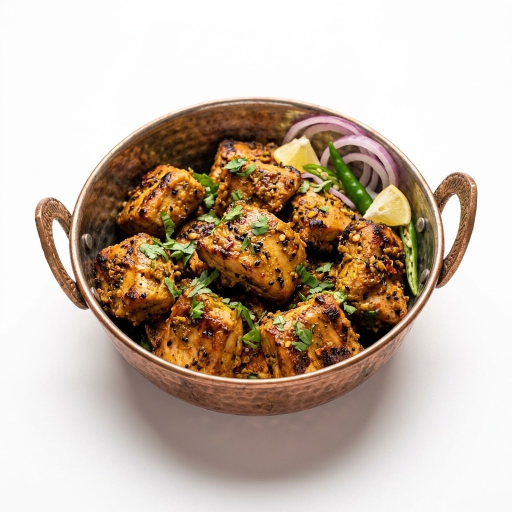
#> input picture images/achari_boti.jpg, 1024 x 1024 px (shown at 1/2 size)
$ python -i curate_all_white_studio.py   (imports and definitions only)
#> lines starting #> are read from the running program, lines starting #| are printed output that depends on the picture
import os
import urllib.request
import numpy as np
from PIL import Image, ImageOps, ImageDraw, ImageFilter

IMAGES_DIR = r"d:\ai\yumwok\images"
TMP_DIR = r"d:\ai\yumwok\images\tmp"
# [1 line not run here, left out]

# Curated dish source map targeting authentic Asian recipes with bright white backgrounds
DISH_SOURCES = {
    # --- SOUPS ---
    "hot_sour_soup": "https://images.unsplash.com/photo-1547592166-23ac45744acd?auto=format&fit=crop&w=800&q=85",
    "chicken_corn_soup": "https://images.unsplash.com/photo-1547592180-85f173990554?auto=format&fit=crop&w=800&q=85",
    "szechuan_soup": "https://images.unsplash.com/photo-1617093727343-374698b1b08d?auto=format&fit=crop&w=800&q=85",

    # --- APPETIZERS ---
    "chicken_tempura": "https://images.unsplash.com/photo-1626645738196-c2a7c87a8f58?auto=format&fit=crop&w=800&q=85",
    "honey_glazed_wings": "https://images.unsplash.com/photo-1567620832903-9fc6debc209f?auto=format&fit=crop&w=800&q=85",
    "tempura_prawns": "https://images.unsplash.com/photo-1559847844-5315695dadae?auto=format&fit=crop&w=800&q=85",
    "chicken_momos": "https://images.unsplash.com/photo-1496116218417-1a781b1c416c?auto=format&fit=crop&w=800&q=85",
    "chicken_drum_stick": "https://images.unsplash.com/photo-1626645738196-c2a7c87a8f58?auto=format&fit=crop&w=800&q=85",

    # --- NOODLES ---
    "chicken_chowmein": "https://images.unsplash.com/photo-1569718212165-3a8278d5f624?auto=format&fit=crop&w=800&q=85",
    "vegetable_chowmein": "https://images.unsplash.com/photo-1612927601601-6638404737ce?auto=format&fit=crop&w=800&q=85",
    "stir_fried_chicken_chilli_noodles": "https://images.unsplash.com/photo-1552611052-33e04de081de?auto=format&fit=crop&w=800&q=85",

    # --- RICE ---
    "egg_fried_rice": "https://images.unsplash.com/photo-1512058564366-18510be2db19?auto=format&fit=crop&w=800&q=85",
    "vegetable_fried_rice": "https://images.unsplash.com/photo-1512058564366-18510be2db19?auto=format&fit=crop&w=800&q=85",
    "masala_rice": "https://images.unsplash.com/photo-1596797038530-2c107229654b?auto=format&fit=crop&w=800&q=85",

    # --- MAIN COURSES ---
    "kung_pao": "https://images.unsplash.com/photo-1525755662778-989d0524087e?auto=format&fit=crop&w=800&q=85",
    "szechuan": "https://images.unsplash.com/photo-1569718212165-3a8278d5f624?auto=format&fit=crop&w=800&q=85",
    "chilli_dry": "https://images.unsplash.com/photo-1599488615731-7e5c2823ff28?auto=format&fit=crop&w=800&q=85",
    "black_pepper": "https://images.unsplash.com/photo-1544025162-d76694265947?auto=format&fit=crop&w=800&q=85",
    "mongolian": "https://images.unsplash.com/photo-1504674900247-0877df9cc836?auto=format&fit=crop&w=800&q=85",
    "manchurian": "https://images.unsplash.com/photo-1626777552726-4a6b54c97e46?auto=format&fit=crop&w=800&q=85",
    "sweet_sour": "https://images.unsplash.com/photo-1544025162-d76694265947?auto=format&fit=crop&w=800&q=85",
    "cashew_nut": "https://images.unsplash.com/photo-1569058242253-92a9c755a0ec?auto=format&fit=crop&w=800&q=85",
    "oyster_sauce": "https://images.unsplash.com/photo-1540420773420-3366772f4999?auto=format&fit=crop&w=800&q=85",
    "bankok_chilli": "https://images.unsplash.com/photo-1569058242253-92a9c755a0ec?auto=format&fit=crop&w=800&q=85",
    "crispy_sesame_beef": "https://images.unsplash.com/photo-1504674900247-0877df9cc836?auto=format&fit=crop&w=800&q=85"
}

HEADERS = {
    "User-Agent": "Mozilla/5.0 (Windows NT 10.0; Win64; x64) AppleWebKit/537.36 (KHTML, like Gecko) Chrome/120.0.0.0 Safari/537.36"
}

def create_studio_white_card(food_img_path, output_path, canvas_size=(1024, 1024)):
    """
    Creates a luxury modern white studio product photo:
    - Pure white studio canvas (255, 255, 255)
    - Realistic soft circular / curved porcelain bowl isolation
    - Soft natural contact drop shadow
    - Clean crisp aesthetic identical to Michelin-star studio catalog
    """
#> called with food_img_path = 'images/achari_boti.jpg', output_path = 'out.png', canvas_size = (1024, 1024)
    canvas = Image.new("RGB", canvas_size, (255, 255, 255))
#> canvas: PIL image 1024x1024 RGB; every value is 255

    with Image.open(food_img_path) as raw_img:
#> raw_img is the input picture: PIL image 1024x1024 RGB; mean R, G, B 197.5, 181.1, 165.9
        raw_img = raw_img.convert("RGBA")
#> raw_img: PIL image 1024x1024 RGBA

        # Fit food image to porcelain inner circle
        dish_size = 780
        food_square = ImageOps.fit(raw_img, (dish_size, dish_size), Image.Resampling.LANCZOS)
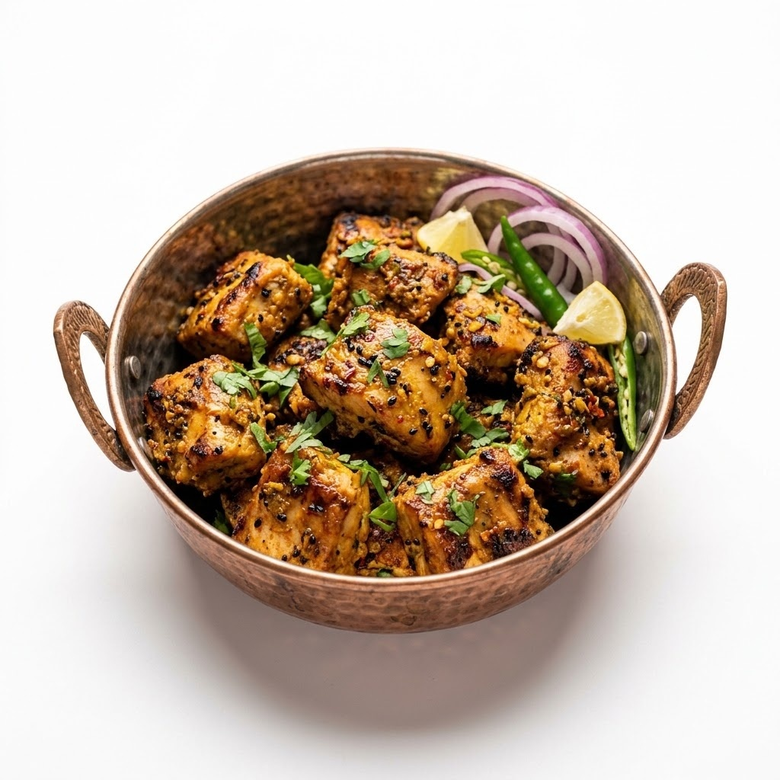
#> food_square: PIL image 780x780 RGBA; mean R, G, B, A 197.5, 181.2, 165.9, 255

        # Create round/porcelain bowl mask
        mask = Image.new("L", (dish_size, dish_size), 0)
#> mask: PIL image 780x780 L; every value is 0
        draw = ImageDraw.Draw(mask)
        draw.ellipse((10, 10, dish_size - 10, dish_size - 10), fill=255)
        # Smooth mask edge
        mask = mask.filter(ImageFilter.GaussianBlur(3))
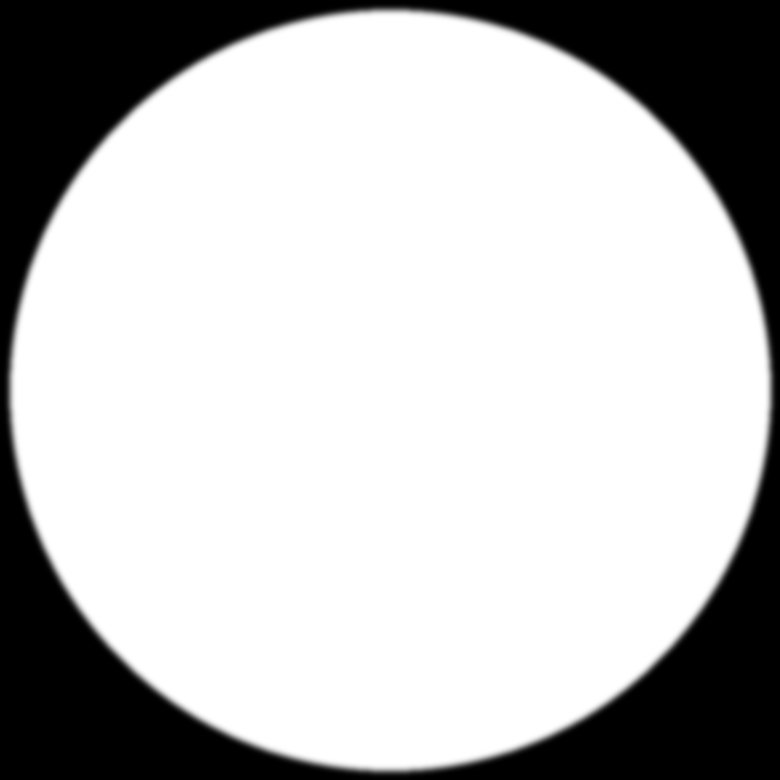
#> mask: PIL image 780x780 L; min 0, max 255, mean 190.6

        # Porcelain Rim
        rim_size = dish_size + 30
        rim = Image.new("RGBA", (rim_size, rim_size), (0, 0, 0, 0))
#> rim: PIL image 810x810 RGBA; every value is 0
        rim_draw = ImageDraw.Draw(rim)
        rim_draw.ellipse((0, 0, rim_size, rim_size), fill=(248, 250, 252, 255), outline=(226, 232, 240, 255), width=3)

        # Soft studio contact shadow underneath
        shadow_margin = 60
        shadow = Image.new("RGBA", (rim_size + shadow_margin*2, rim_size + shadow_margin*2), (0, 0, 0, 0))
#> shadow: PIL image 930x930 RGBA; every value is 0
        shadow_draw = ImageDraw.Draw(shadow)
        shadow_draw.ellipse((shadow_margin - 10, shadow_margin + 25, rim_size + shadow_margin + 10, rim_size + shadow_margin + 35), fill=(0, 0, 0, 42))
        shadow = shadow.filter(ImageFilter.GaussianBlur(28))
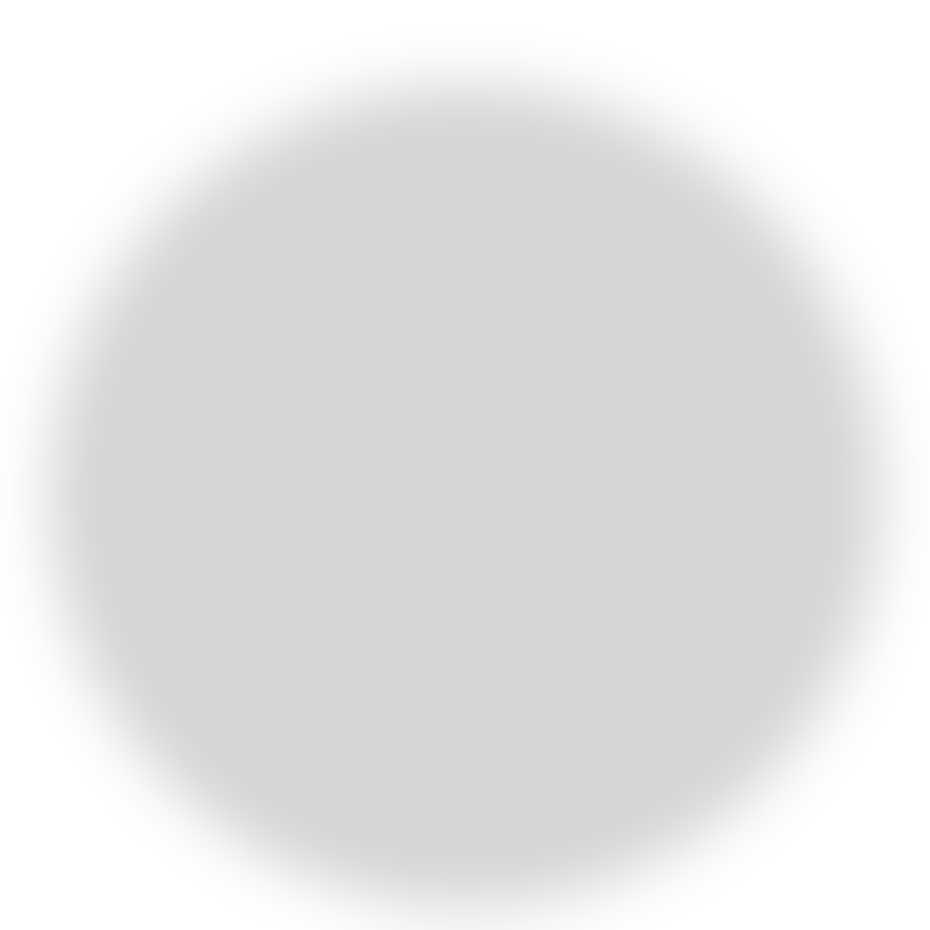
#> shadow: PIL image 930x930 RGBA; mean R, G, B, A 0, 0, 0, 26; transparent parts drawn white

        # Position centered on canvas
        cx = (canvas_size[0] - rim_size) // 2
        cy = (canvas_size[1] - rim_size) // 2

        # Paste shadow
        canvas_rgba = canvas.convert("RGBA")
#> canvas_rgba: PIL image 1024x1024 RGBA; every value is 255
        canvas_rgba.paste(shadow, (cx - shadow_margin, cy - shadow_margin), shadow)
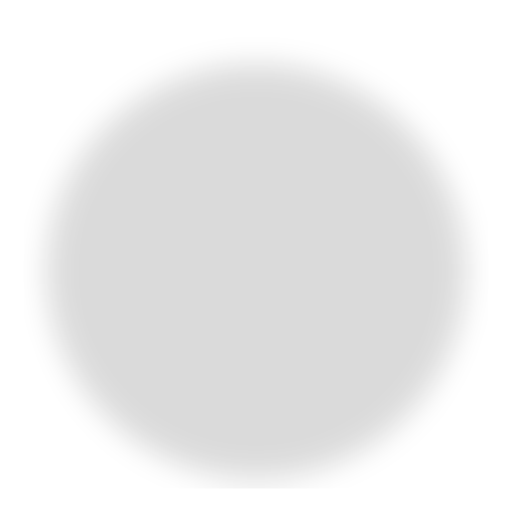
#> canvas_rgba: PIL image 1024x1024 RGBA (shown at 1/2 size); mean R, G, B, A 233.6, 233.6, 233.6, 236.9; transparent parts drawn white

        # Paste porcelain rim
        canvas_rgba.paste(rim, (cx, cy), rim)
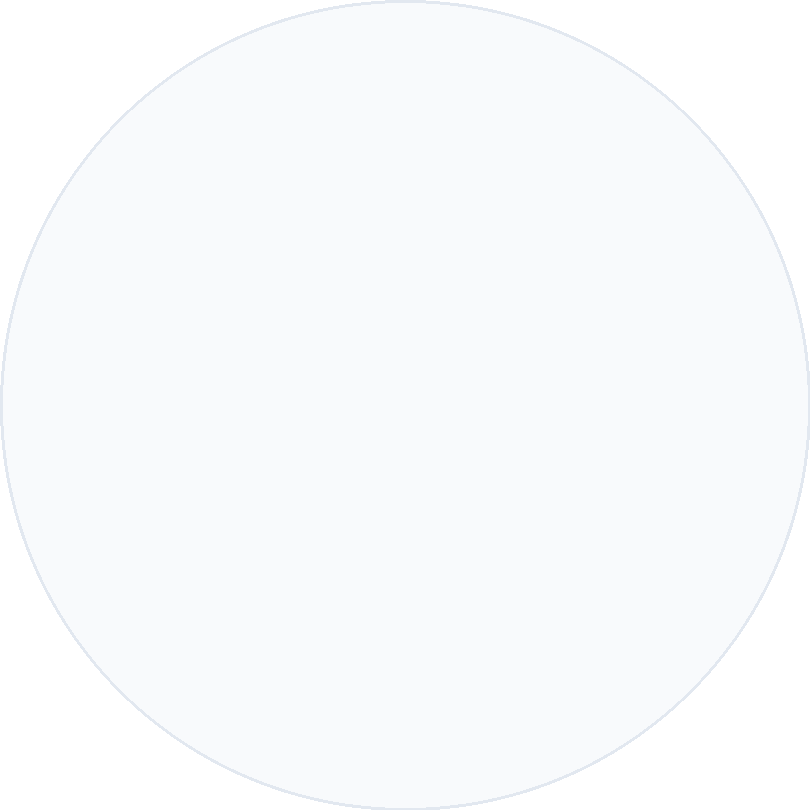
#> rim: PIL image 810x810 RGBA; mean R, G, B, A 194.9, 196.6, 198.2, 200.7; transparent parts drawn white
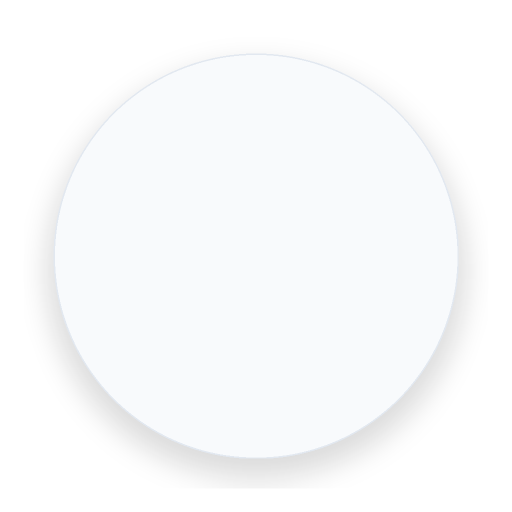
#> canvas_rgba: PIL image 1024x1024 RGBA (shown at 1/2 size); mean R, G, B, A 249.5, 250.6, 251.6, 253.3; transparent parts drawn white

        # Paste masked food dish
        food_offset = (rim_size - dish_size) // 2
        canvas_rgba.paste(food_square, (cx + food_offset, cy + food_offset), mask)
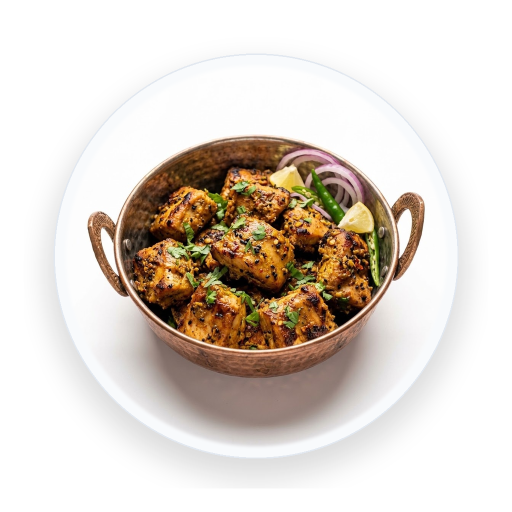
#> canvas_rgba: PIL image 1024x1024 RGBA (shown at 1/2 size); mean R, G, B, A 220, 210.7, 202, 253.3; transparent parts drawn white

        # Final output
        final_img = canvas_rgba.convert("RGB")
        final_img.save(output_path, "JPEG", quality=95, optimize=True)

# [19 lines not run here, left out]

>>> result = create_studio_white_card('images/achari_boti.jpg', 'out.png')

$ run again, on images/achari_naan.jpg
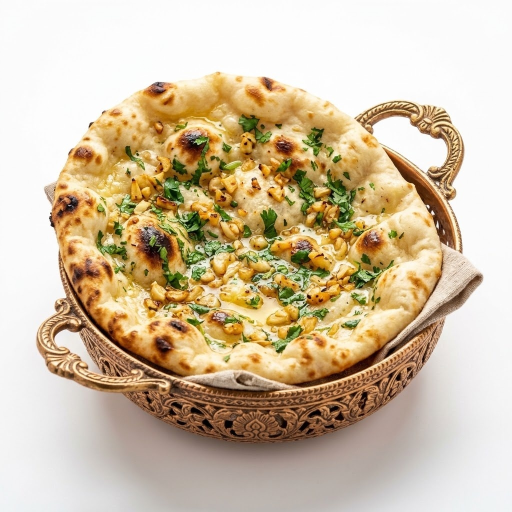
#> input picture images/achari_naan.jpg, 1024 x 1024 px (shown at 1/2 size)
#> canvas: PIL image 1024x1024 RGB; every value is 255
#> in create_studio_white_card, raw_img is the input picture: PIL image 1024x1024 RGB; mean R, G, B 208.4, 190.4, 162.4
#> raw_img: PIL image 1024x1024 RGBA
#> in create_studio_white_card, `food_square = ImageOps.fit(raw_img, (dish_size, dish_size), Image.Resa..`:
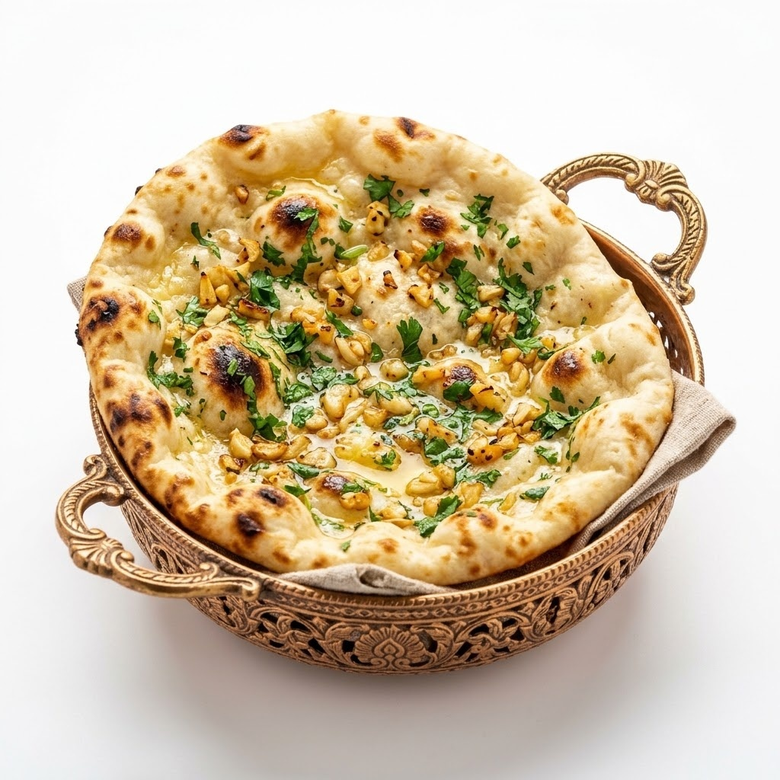
#> food_square: PIL image 780x780 RGBA; mean R, G, B, A 208.3, 190.4, 162.5, 255
#> in create_studio_white_card, `canvas_rgba.paste(food_square, (cx + food_offset, cy + food_offset), m..`:
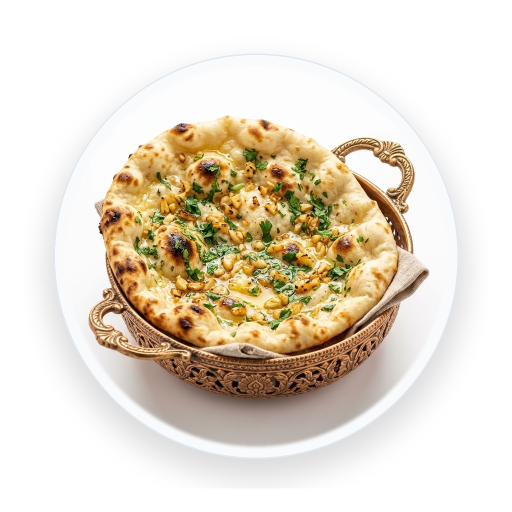
#> canvas_rgba: PIL image 1024x1024 RGBA (shown at 1/2 size); mean R, G, B, A 227.8, 217.6, 201.6, 253.3; transparent parts drawn white

$ run again, on images/bankok_chilli.jpg
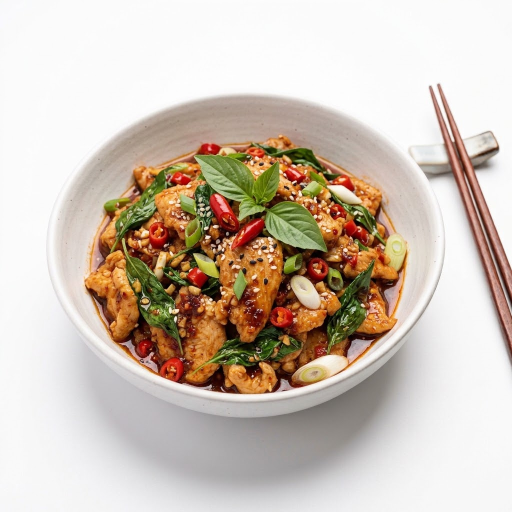
#> input picture images/bankok_chilli.jpg, 1024 x 1024 px (shown at 1/2 size)
#> canvas: PIL image 1024x1024 RGB; every value is 255
#> in create_studio_white_card, raw_img is the input picture: PIL image 1024x1024 RGB; mean R, G, B 206.2, 192.6, 179.8
#> raw_img: PIL image 1024x1024 RGBA
#> in create_studio_white_card, `food_square = ImageOps.fit(raw_img, (dish_size, dish_size), Image.Resa..`:
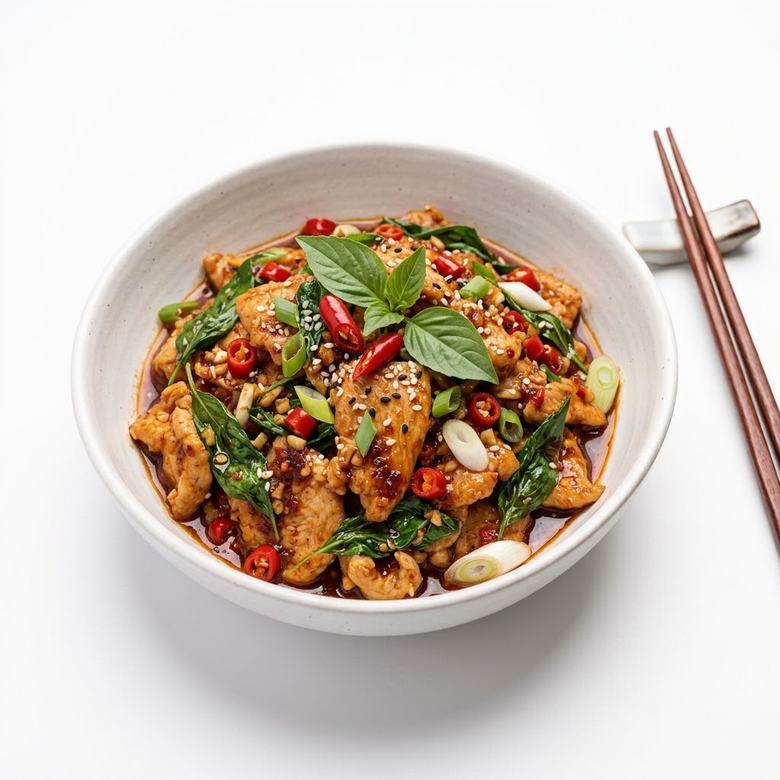
#> food_square: PIL image 780x780 RGBA; mean R, G, B, A 206.2, 192.6, 179.8, 255
#> in create_studio_white_card, `canvas_rgba.paste(food_square, (cx + food_offset, cy + food_offset), m..`:
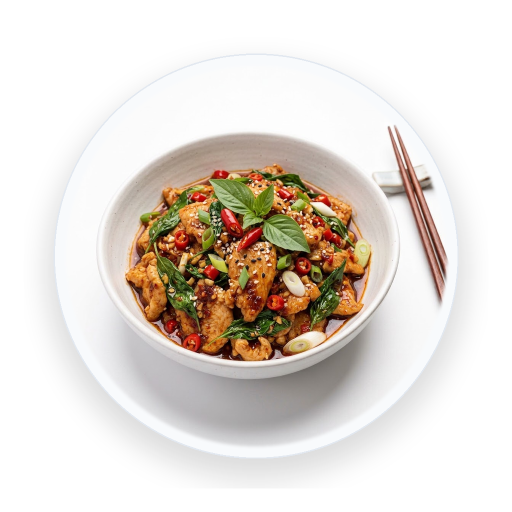
#> canvas_rgba: PIL image 1024x1024 RGBA (shown at 1/2 size); mean R, G, B, A 225.6, 218, 210.8, 253.3; transparent parts drawn white

$ run again, on images/beef_chilli_noodles_1790631328767.jpg
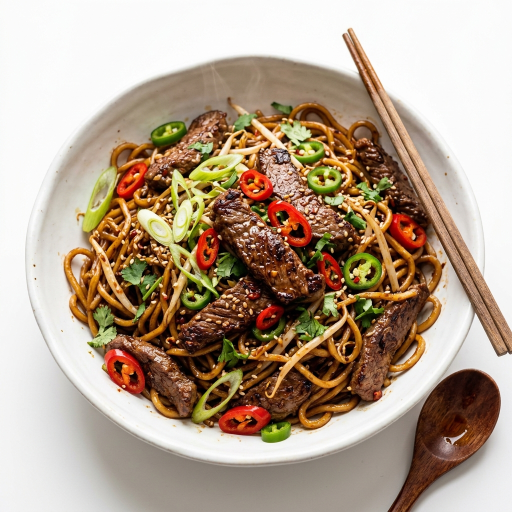
#> input picture images/beef_chilli_noodles_1790631328767.jpg, 1024 x 1024 px (shown at 1/2 size)
#> canvas: PIL image 1024x1024 RGB; every value is 255
#> in create_studio_white_card, raw_img is the input picture: PIL image 1024x1024 RGB; mean R, G, B 180, 160.5, 140.9
#> raw_img: PIL image 1024x1024 RGBA
#> in create_studio_white_card, `canvas_rgba.paste(food_square, (cx + food_offset, cy + food_offset), m..`:
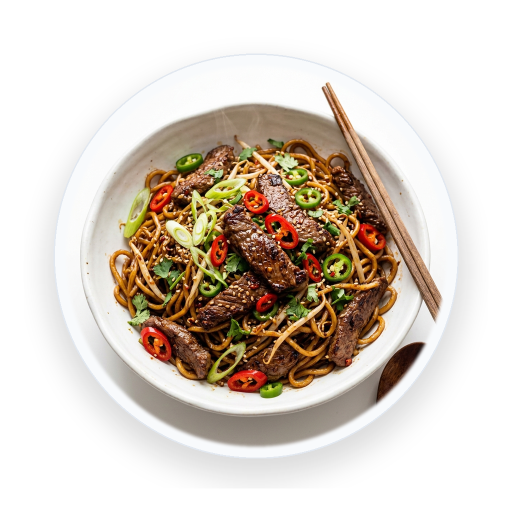
#> canvas_rgba: PIL image 1024x1024 RGBA (shown at 1/2 size); mean R, G, B, A 214.2, 203.8, 193.1, 253.3; transparent parts drawn white
